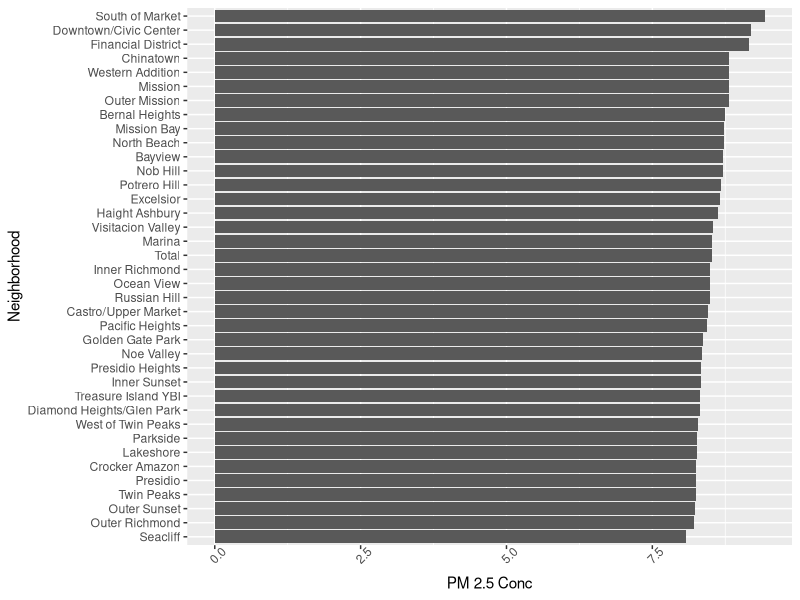

This chart was generated by the following R code: (Note: this script raises an error after producing the figure.)
# Datasheet Homework for Urban Ecology
# Maggie Walsh
# mcwalsh@dons.usfca.edu
# February 2020

library("dplyr")
library("ggplot2")
library("readr")
library("forcats")

resiliency_data <- read_csv(
  file = "data/raw_data/NeighborhoodResiliencyIndicators.csv",
  skip = 2)

resiliency_data %>%
  rename(pm25 = `Average annual PM2.5 concentration from all Sources`) %>%
  select(Neighborhood, pm25) %>%
  arrange(desc(pm25)) %>%
  head(38) %>%
  ggplot(aes(x = fct_reorder(Neighborhood, pm25),
             y = pm25)) +
  geom_col() +
  coord_flip() +
  theme(axis.text.x = element_text(angle=45)) +
  labs(y = "PM 2.5 Conc") +
  labs(x = "Neighborhood") +

ggsave("output/avg_pm_conc_neighborhoods.pdf") 



  
  

   
